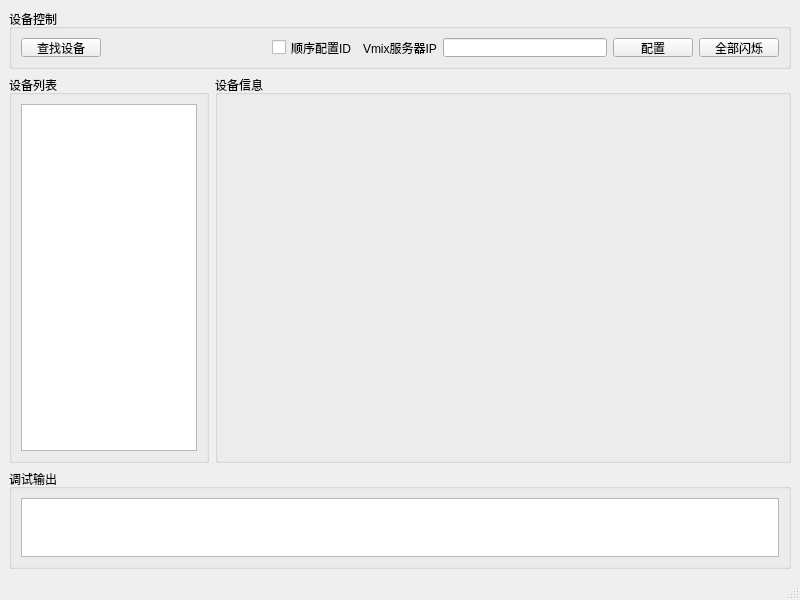
<?xml version="1.0" encoding="UTF-8"?>
<ui version="4.0">
 <class>MainWindow</class>
 <widget class="QMainWindow" name="MainWindow">
  <property name="geometry">
   <rect>
    <x>0</x>
    <y>0</y>
    <width>800</width>
    <height>600</height>
   </rect>
  </property>
  <property name="windowTitle">
   <string>MainWindow</string>
  </property>
  <widget class="QWidget" name="centralwidget">
   <layout class="QGridLayout" name="gridLayout">
    <item row="1" column="0">
     <widget class="QGroupBox" name="groupBox">
      <property name="maximumSize">
       <size>
        <width>200</width>
        <height>16777215</height>
       </size>
      </property>
      <property name="title">
       <string>设备列表</string>
      </property>
      <layout class="QGridLayout" name="gridLayout_2">
       <item row="0" column="0">
        <widget class="QListWidget" name="listWidget"/>
       </item>
      </layout>
     </widget>
    </item>
    <item row="1" column="1">
     <widget class="QGroupBox" name="groupBox_3">
      <property name="title">
       <string>设备信息</string>
      </property>
      <layout class="QGridLayout" name="gridLayout_3">
       <item row="0" column="0">
        <widget class="QStackedWidget" name="stackedWidget">
         <widget class="QWidget" name="page">
          <property name="enabled">
           <bool>true</bool>
          </property>
         </widget>
         <widget class="QWidget" name="page_2">
          <property name="enabled">
           <bool>false</bool>
          </property>
         </widget>
        </widget>
       </item>
      </layout>
     </widget>
    </item>
    <item row="0" column="0" colspan="2">
     <widget class="QGroupBox" name="groupBox_2">
      <property name="maximumSize">
       <size>
        <width>16777215</width>
        <height>60</height>
       </size>
      </property>
      <property name="title">
       <string>设备控制</string>
      </property>
      <layout class="QHBoxLayout" name="horizontalLayout">
       <item>
        <widget class="QPushButton" name="SearchButton">
         <property name="text">
          <string>查找设备</string>
         </property>
        </widget>
       </item>
       <item>
        <spacer name="horizontalSpacer">
         <property name="orientation">
          <enum>Qt::Horizontal</enum>
         </property>
         <property name="sizeHint" stdset="0">
          <size>
           <width>30</width>
           <height>10</height>
          </size>
         </property>
        </spacer>
       </item>
       <item>
        <widget class="QCheckBox" name="checkBox">
         <property name="text">
          <string>顺序配置ID</string>
         </property>
        </widget>
       </item>
       <item>
        <widget class="QLabel" name="label">
         <property name="text">
          <string>Vmix服务器IP</string>
         </property>
        </widget>
       </item>
       <item>
        <widget class="QLineEdit" name="VmixIpEdit">
         <property name="maximumSize">
          <size>
           <width>200</width>
           <height>50</height>
          </size>
         </property>
        </widget>
       </item>
       <item>
        <widget class="QPushButton" name="VmixIpButton">
         <property name="text">
          <string>配置</string>
         </property>
        </widget>
       </item>
       <item>
        <widget class="QPushButton" name="allblinkButton">
         <property name="text">
          <string>全部闪烁</string>
         </property>
        </widget>
       </item>
      </layout>
     </widget>
    </item>
    <item row="2" column="0" colspan="2">
     <widget class="QGroupBox" name="groupBox_4">
      <property name="maximumSize">
       <size>
        <width>16777215</width>
        <height>100</height>
       </size>
      </property>
      <property name="title">
       <string>调试输出</string>
      </property>
      <layout class="QVBoxLayout" name="verticalLayout">
       <item>
        <widget class="QTextBrowser" name="SystemLogInfo"/>
       </item>
      </layout>
     </widget>
    </item>
   </layout>
  </widget>
  <widget class="QMenuBar" name="menubar">
   <property name="geometry">
    <rect>
     <x>0</x>
     <y>0</y>
     <width>800</width>
     <height>25</height>
    </rect>
   </property>
  </widget>
  <widget class="QStatusBar" name="statusbar"/>
 </widget>
 <resources/>
 <connections/>
</ui>
